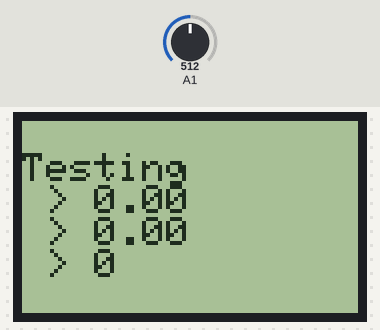
A sketch run on a simulated Arduino Mega 2560, built with avr-gcc and run on an emulated ATmega2560. Parts: 84×48 one-colour display. The test bench sets the inputs (shaded band); at power-on: A1 = 512.

Above: at 0.1 s.

The sketch:

ReadingBatteryVoltage.ino
```cpp
#include <Adafruit_GFX.h>
#include <Adafruit_PCD8544.h>

Adafruit_PCD8544 display(7, 6, 5, 4, 8); // SCLK, DIN, DC, CS, RST
float value = 0;
float voltage = 0;
int battVolts;

float maxVoltage = 18.0;
float maxReadVoltage = 3.6;
float readingSteps = maxReadVoltage / 1023;


void setup() {
  Serial.begin(9600);
  pinMode(A1, INPUT);

  display.begin();
  display.setContrast(50);
  display.clearDisplay();
}

void loop() {
  showVoltage();

  battVolts=getBandgap();

  value = analogRead(A1);

  float currentReadingVoltage = value * readingSteps;
  float aa = (currentReadingVoltage / maxReadVoltage) * 100;
  float bob = (aa * maxVoltage) / 100;

  voltage = bob;

  delay(500);
}

void showVoltage() {
  display.clearDisplay();

  display.println();

  display.println("Testing");
  display.print(" > ");
  display.println(value);
  display.print(" > ");
  display.println(voltage);
  display.print(" > ");
  display.println(battVolts);

  display.display();
}

int getBandgap(void) // Returns actual value of Vcc (x 100)
    {

#if defined(__AVR_ATmega1280__) || defined(__AVR_ATmega2560__)
     // For mega boards
     const long InternalReferenceVoltage = 1115L;  // Adjust this value to your boards specific internal BG voltage x1000
        // REFS1 REFS0          --> 0 1, AVcc internal ref. -Selects AVcc reference
        // MUX4 MUX3 MUX2 MUX1 MUX0  --> 11110 1.1V (VBG)         -Selects channel 30, bandgap voltage, to measure
     ADMUX = (0<<REFS1) | (1<<REFS0) | (0<<ADLAR)| (0<<MUX5) | (1<<MUX4) | (1<<MUX3) | (1<<MUX2) | (1<<MUX1) | (0<<MUX0);

#else
     // For 168/328 boards
     const long InternalReferenceVoltage = 1056L;  // Adjust this value to your boards specific internal BG voltage x1000
        // REFS1 REFS0          --> 0 1, AVcc internal ref. -Selects AVcc external reference
        // MUX3 MUX2 MUX1 MUX0  --> 1110 1.1V (VBG)         -Selects channel 14, bandgap voltage, to measure
     ADMUX = (0<<REFS1) | (1<<REFS0) | (0<<ADLAR) | (1<<MUX3) | (1<<MUX2) | (1<<MUX1) | (0<<MUX0);

#endif
     delay(50);  // Let mux settle a little to get a more stable A/D conversion
        // Start a conversion
     ADCSRA |= _BV( ADSC );
        // Wait for it to complete
     while( ( (ADCSRA & (1<<ADSC)) != 0 ) );
        // Scale the value
     int results = (((InternalReferenceVoltage * 1024L) / ADC) + 5L) / 10L; // calculates for straight line value
     return results;

    }
```
